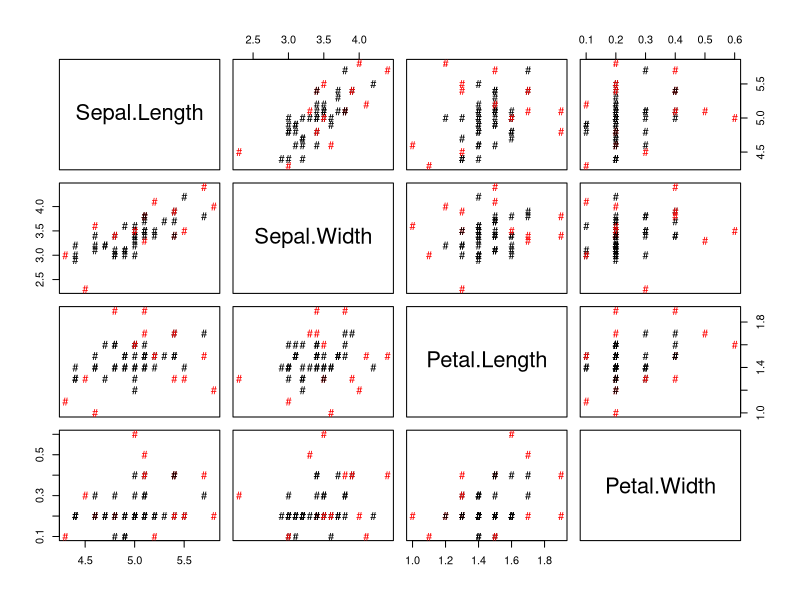
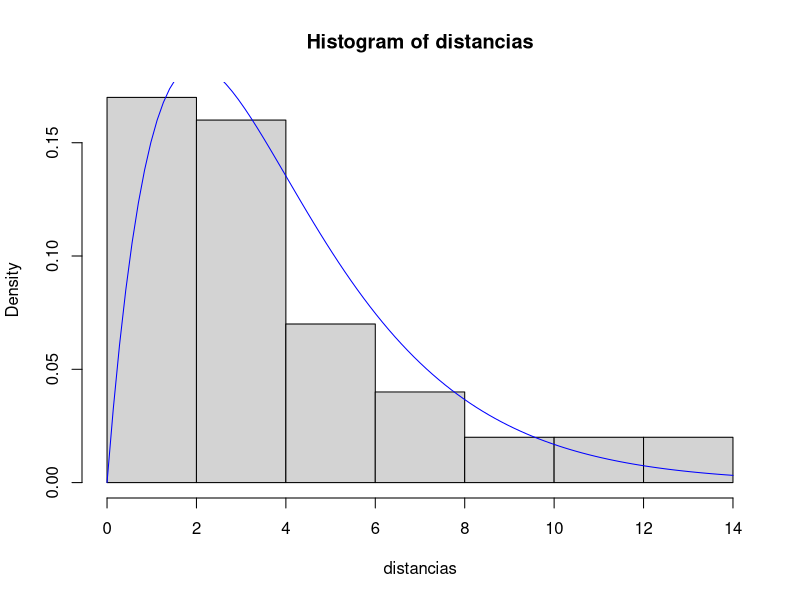
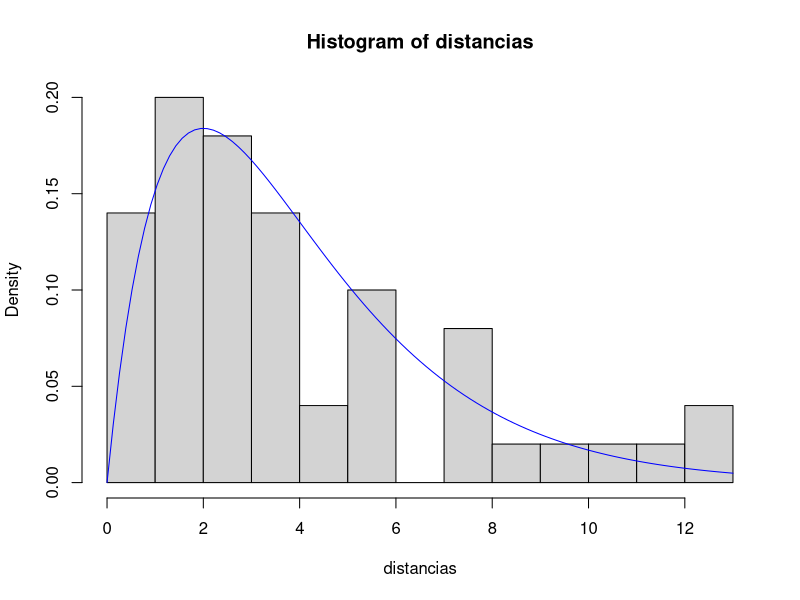
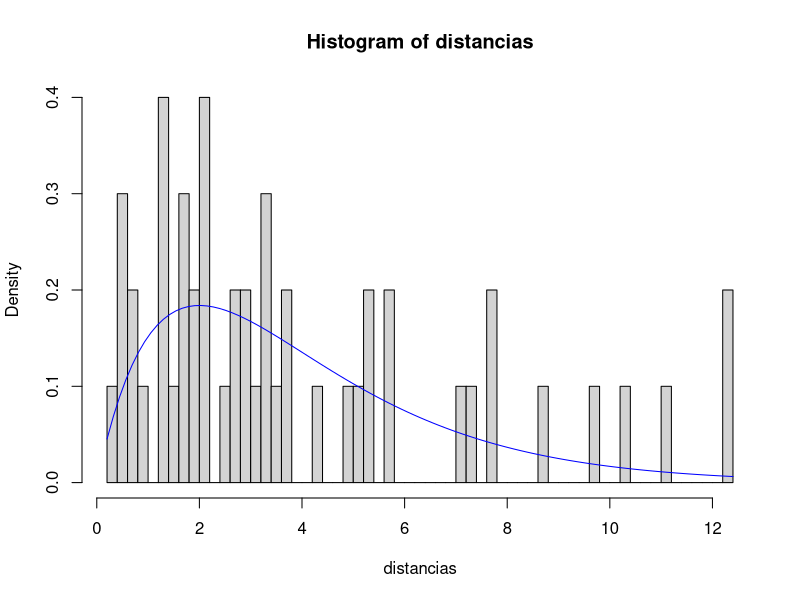
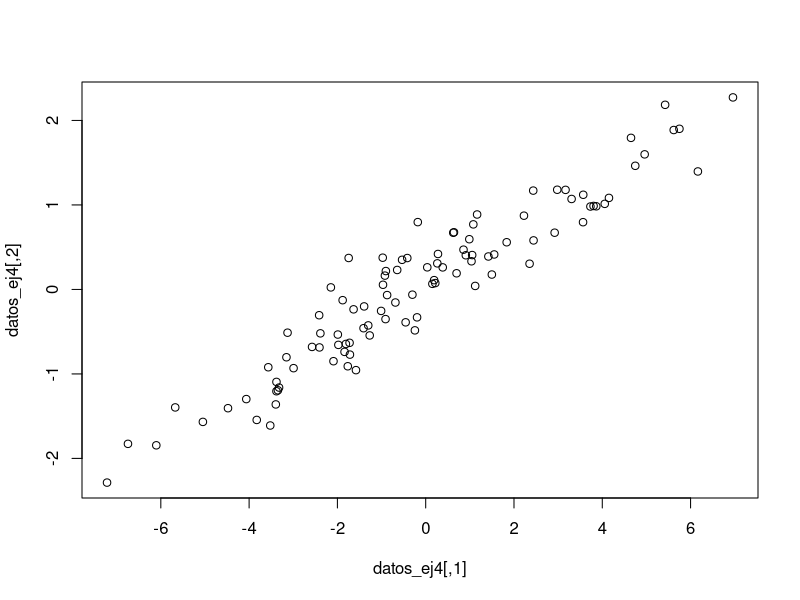

Here is the R script that generated these plots, in order:
## ---- chunk 1
datos <- iris[1:50,-5]
µ1 = colMeans(datos)
σ1 = cov(datos)
corest = cor(datos)
## ---- chunk 2
print(corest)
## ---- chunk 3
print(diag(σ1))
## ---- chunk 4
distancias <- mahalanobis(datos, µ1, σ1)
## ---- chunk 5
q3 = quantile(distancias)[4]
## ---- chunk 6
plot(x = datos, col=ifelse(distancias>q3,'red','black'),pch="#")
## ---- chunk 7
hist(distancias, breaks = 8, freq=FALSE)
curve( dchisq(x, df=4), col='blue', add=TRUE)
## ---- chunk 8
hist(distancias, breaks = 16, freq=FALSE)
curve( dchisq(x, df=4), col='blue', add=TRUE)
## ---- chunk 9
hist(distancias, breaks = 50, freq=FALSE)
curve( dchisq(x, df=4), col='blue', add=TRUE)
## ---- chunk 10
library(MASS) 
set.seed(199) #Establecemos una semilla para generar siempre los mismos números aleatorios.

n <-100
µ <- c(0,0)
σ <-matrix(c(10,3,3,1),2,2)
datos_ej4 <- mvrnorm(n,µ,σ)

plot(datos_ej4)
colMeans(datos_ej4)
cov(datos_ej4)
## ---- chunk 11
µ_aux = µ[1] + σ[2]*σ[1]^(-1)
print(µ_aux)
## ---- chunk 12
Σ_aux= σ[4] - σ[2]*σ[1]^(-1)*σ[2]
print(Σ_aux)
## ---- chunk 13
σ = cov(datos_ej4)
µ = colMeans(datos_ej4)
µ_aux = µ[1] + σ[2]*σ[1]^(-1)
µ_aux_2 = µ[1] + σ[2]*σ[1]^(-1)*µ[1]

Σ_aux = σ[4] - σ[2]*σ[1]^(-1)*σ[2]

print(c(µ_aux,µ_aux_2))

print(Σ_aux)
